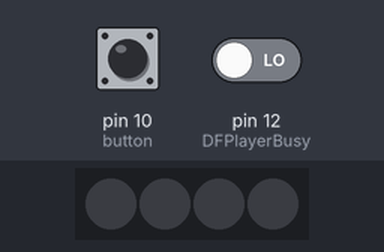
Bench run of a sketch on a simulated Arduino Uno, built with avr-gcc and run on an emulated ATmega328P. Parts: 4 RGB LEDs in strip order, left to right. Inputs (shaded band) come from the test bench; at power-on: pin 10 (button) HIGH, pin 12 (DFPlayerBusy) LOW. The strip is taken to match the declared colour order; EEPROM starts erased; the audio player accepts every command and is not drawn.

Above: at 2.9 s.
3.0 s: pin 10 (button) pulled LOW for 0.15 s
At 3.67 s:
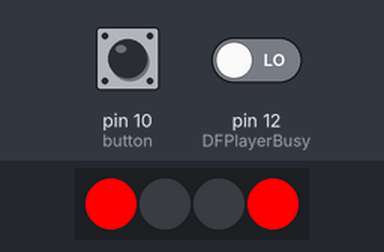
6.0 s: pin 12 (DFPlayerBusy) driven HIGH
At 7.0 s:
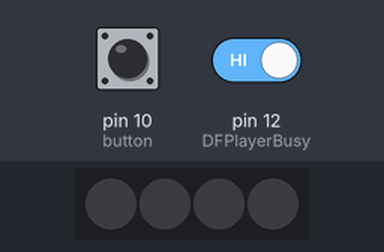
7.5 s: pin 10 (button) pulled LOW for 3.2 s
At 10.55 s:
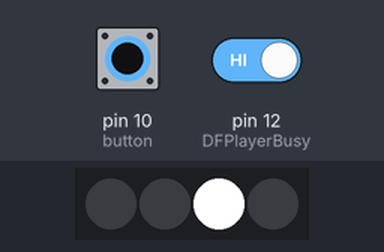
12.2 s: pin 10 (button) pulled LOW for 1 s
At 13.59 s:
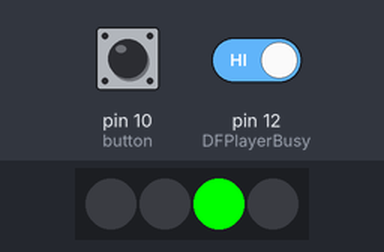
Timing chart, 0 to 15.8 s (numbered marks = the images above; inputs shaded):
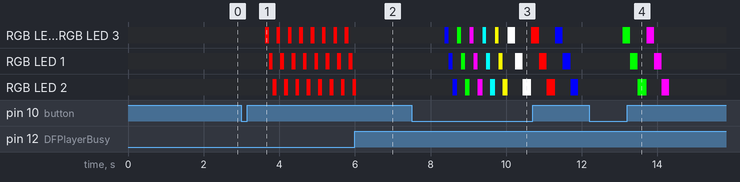

Measured:
- after the input at 3.0 s, RGB LED 0, RGB LED 3: alternates RGB(255, 0, 0) for 0.10 s and off for 0.20 s, starting after 0.63 s; RGB LED 1: alternates RGB(255, 0, 0) for 0.10 s and off for 0.20 s, starting after 0.73 s; RGB LED 2: alternates RGB(255, 0, 0) for 0.10 s and off for 0.20 s, starting after 0.83 s
- after the input at 7.5 s, RGB LED 0: off → RGB(0, 0, 255) after 0.88 s, → off 0.10 s later, → RGB(0, 255, 0) 0.23 s later, → off 0.10 s later, … (16 changes in this stretch); RGB LED 1: off → RGB(0, 0, 255) after 0.98 s, → off 0.10 s later, → RGB(0, 255, 0) 0.23 s later, → off 0.10 s later, … (16 changes in this stretch)
- after the input at 12.2 s, RGB LED 0: off → RGB(0, 255, 0) after 0.88 s, → off 0.20 s later, → RGB(255, 0, 255) 0.43 s later, → off 0.20 s later; RGB LED 1: off → RGB(0, 255, 0) after 1.1 s, → off 0.20 s later, → RGB(255, 0, 255) 0.43 s later, → off 0.20 s later

The sketch:

RedButton_20.ino
```cpp
#include <Adafruit_NeoPixel.h>
#include <EEPROM.h>
#include "OneButton.h"
#include "Arduino.h"
#include "SoftwareSerial.h"
#include "DFRobotDFPlayerMini.h"
#include "WearLeveling.h"

//WS2812 definitions
#define LED_PIN 11
#define LED_COUNT 4
Adafruit_NeoPixel strip = Adafruit_NeoPixel(LED_COUNT, LED_PIN, NEO_RGB + NEO_KHZ800);

//Button Input defintion
OneButton button(10, HIGH);
const int DFPlayerBusy = 12;

//Setup for the DFPlayer
SoftwareSerial mySoftwareSerial(8, 9); // RX, TX
DFRobotDFPlayerMini myDFPlayer;

//Some things to remember all times
volatile int isbusy = 0;
volatile int showType = 0;
volatile int folder = 1;
volatile int lastsong = 1;
volatile int songcount[10] = {0, 0, 0, 0, 0, 0, 0, 0, 0, 0};

void setup() {

  uint8_t c = 0xFF;

  //First of all check if the EEPROM is brand new
  //in this case we will format the EEPROM for wear leveling first
  //to indicate that the EEPROM was formatted we store an flag in the last eeprom cell
  c = (EEPROM.read(1023) & 0xFF);
  if(c == 0xFF){
      for(int i=0; i<11; i++){
       loadEeprom(i);
      }

      for(int i=0; i<11; i++){
       //writeValue(i, i+x);
       writeValue(i, 1);
      }

       EEPROM.write(1023, 0x01);
  }

  // Setup the WS2812 LEDs for the colourful effects on the front of the button
  strip.begin();
  strip.show(); // Initialize all pixels to 'off'

  //Setup everything we need for the button press detection, click, double click, long button press
  // link the myClickFunction function to be called on a click event.
  button.attachClick(myClickFunction);

  // link the double click function to be called on a double click event.
  button.attachDoubleClick(myDoubleClickFunction);

  //l line to long button press.
  button.attachDuringLongPress(myLongPressFunction);

  // set 50 msec. de-bouncing time.
  button.setDebounceTicks(50);

  //Load the EEPROM wear leveling information
  for(int i=0; i<11; i++){
    loadEeprom(i);

  }
  //Grap the information which folder the file was played from last time before power up and also which song was played from this folder
  folder = getValue(10);    //index 10 contains eeprom value with last played folder
  lastsong = getValue(folder-1);

  //Set busy pin from DFPlayer as input so we can register when a song has finished playing
  pinMode(DFPlayerBusy, INPUT);

  //Start the sw serial for the DFPlayer
  mySoftwareSerial.begin(9600);

  //Wait for the DFPlayer to be ready by polling its boot message
  while (!myDFPlayer.begin(mySoftwareSerial)) {  //Use softwareSerial to communicate with mp3.
   delay(100);
  }

  //Now we count the number of songs in the folders
   for(int i = 1 ; i<11 ; i++){
      songcount[i-1]=myDFPlayer.readFileCountsInFolder(i);
      if (songcount[i-1] == -1) {  //Error while Reading.
        //printDetail(myDFPlayer.readType(), myDFPlayer.read());
      }
      if (myDFPlayer.available()) {
      //printDetail(myDFPlayer.readType(), myDFPlayer.read()); //Print the detail message from DFPlayer to handle different errors and states.
      }
      delay(100);
	}

  //Set some of the DFPlayer parameters to our liking
  myDFPlayer.volume(20);
  myDFPlayer.EQ(DFPLAYER_EQ_NORMAL);
  myDFPlayer.outputDevice(DFPLAYER_DEVICE_SD);
}

void loop() {

    // keep watching the push button:
  button.tick();
}

//Call to illuminate WS2812 LEDs until the DFPlayer indicates that it has finished playing the selected song
void doShow(void){
  showType++;
  if (showType > 13)
  showType=0;
  startShow(showType);
}

void startShow(int i) {
  switch(i){
    case 0: theaterChase(strip.Color(255, 255, 255), 100); // White
            break;
    case 1: theaterChase(strip.Color(255,   0,   0), 100); // Red
            break;
    case 2: theaterChase(strip.Color(  0,   0, 255), 100); // Blue
            break;
    case 3: theaterChase(strip.Color(  0,   255, 0), 100); // Green
            break;
    case 4: theaterChase(strip.Color(255,   0, 255), 100); //
            break;
    case 5: theaterChase(strip.Color(0, 255, 255), 100); //
            break;
    case 6: theaterChase(strip.Color(255, 255, 0), 100); //
            break;
    case 7: theaterChase(strip.Color(255, 255, 255), 200); // White
            break;
    case 8: theaterChase(strip.Color(255,   0,   0), 200); // Red
            break;
    case 9: theaterChase(strip.Color(  0,   0, 255), 200); // Blue
            break;
    case 10: theaterChase(strip.Color(  0,   255, 0), 200); // Green
            break;
    case 11: theaterChase(strip.Color(255,   0, 255), 200); //
            break;
    case 12: theaterChase(strip.Color(0, 255, 255), 200); //
            break;
    case 13: theaterChase(strip.Color(255, 255, 0), 200); //
            break;
  }
}

//Theatre-style crawling lights.
void theaterChase(uint32_t c, uint8_t wait) {
  while(isbusy == 0)
  {
    for (int q=0; q < 3; q++) {
      for (int i=0; i < strip.numPixels(); i=i+3) {
        strip.setPixelColor(i+q, c);    //turn every third pixel on
      }
      strip.show();

      delay(wait);

      for (int i=0; i < strip.numPixels(); i=i+3) {
        strip.setPixelColor(i+q, 0);        //turn every third pixel off
      }
    }
    isbusy = digitalRead(DFPlayerBusy);
  }
  isbusy = 0;
  strip.show();
}

// this function will be called when the button was pressed 1 times.
void myClickFunction() {

  myDFPlayer.playFolder(folder, lastsong);
  doShow();

  lastsong++;
  if(lastsong>songcount[folder-1])
    lastsong = 1;
  //Store a new last song number to the matching folder information inside the EEPROM
  writeValue(folder-1, lastsong);
}

// this function will be called when the button was pressed 2 times in a short timeframe.
void myDoubleClickFunction() {

  //Go to next folder, roll over at 10th folder. Remeber first folder is numbered 1
  folder++;
  if (folder > 10)
    folder=1;

  //Store information that we changed to folder to the EEPROM and read file count of our new folder
  writeValue(10, folder);

  //And load which song was last played in this folder
  lastsong = getValue(folder-1);

  //Give a short green blink to indicate that we switched folders
  if (folder != 1)
  {
  strip.setPixelColor(0,strip.Color(255, 0, 0));
  strip.show();
  }
  //blink red if we reach the first folder
  else
  {
  strip.setPixelColor(0,strip.Color(0, 255, 0));
  strip.show();
  }
  delay(50);
  strip.setPixelColor(0,0);
  strip.show();
}

// this function will be called when the button is pressed for a long time.
void myLongPressFunction() {
  myDFPlayer.playFolder(99, 1);
  doShow();
}
```

WearLeveling.cpp
```cpp
#include <avr/io.h>
#include <avr/eeprom.h>
#include "WearLeveling.h"

#define MAX_EEPROM_SEGMENTS 11

struct QUEUE
{
  uint32_t sequence_no;
  uint8_t my_data;
} QUEUE_ENTRY[MAX_EEPROM_SEGMENTS];

#define EEPROM_SIZE 512
#define QUEUE_ENTRIES ((EEPROM_SIZE / sizeof(QUEUE_ENTRY[MAX_EEPROM_SEGMENTS])) / MAX_EEPROM_SEGMENTS)

uint32_t last_sequence_no[MAX_EEPROM_SEGMENTS];
uint16_t queue_tail[MAX_EEPROM_SEGMENTS];
uint8_t lastValue[MAX_EEPROM_SEGMENTS];

// Called at startup
void loadEeprom(uint8_t ASegment)
{
  int i;

  last_sequence_no[ASegment] = 0;
  lastValue[ASegment] = 0;
  queue_tail[ASegment] = (ASegment * QUEUE_ENTRIES);

  for (i = (ASegment * QUEUE_ENTRIES); i < ((ASegment * QUEUE_ENTRIES) + QUEUE_ENTRIES); i++)
  {
    // Following assumes you've written a function where the parameters
    // are address, pointer to data, bytes to read
    eeprom_read_block(&QUEUE_ENTRY[ASegment], (void*)(i * sizeof(QUEUE_ENTRY[ASegment])), sizeof(QUEUE_ENTRY[ASegment]));
    if ((QUEUE_ENTRY[ASegment].sequence_no > last_sequence_no[ASegment]) && (QUEUE_ENTRY[ASegment].sequence_no != 0xFFFFFFFF))
    {
      queue_tail[ASegment] = i;
      last_sequence_no[ASegment] = QUEUE_ENTRY[ASegment].sequence_no;
      lastValue[ASegment] = QUEUE_ENTRY[ASegment].my_data;
    }
  }
}

void writeValue(uint8_t ASegment, uint8_t value)
{
  queue_tail[ASegment]++;
  if (queue_tail[ASegment] >= (ASegment * QUEUE_ENTRIES) + QUEUE_ENTRIES)
    queue_tail[ASegment] = (ASegment * QUEUE_ENTRIES);
  last_sequence_no[ASegment]++;
  QUEUE_ENTRY[ASegment].sequence_no = last_sequence_no[ASegment];
  QUEUE_ENTRY[ASegment].my_data = value;
  // Following assumes you've written a function where the parameters
  // are address, pointer to data, bytes to write
  eeprom_write_block(&QUEUE_ENTRY[ASegment], (void*)(queue_tail[ASegment] * sizeof(QUEUE_ENTRY[ASegment])), sizeof(QUEUE_ENTRY[ASegment]));
  lastValue[ASegment] = value;
}

uint8_t getValue(uint8_t ASegment)
{
  return lastValue[ASegment];
}
```

WearLeveling.h
```cpp
#ifndef WEARLEVELING_H
#define WEARLEVELING_H

  void loadEeprom(uint8_t ASegment);
  uint8_t getValue(uint8_t ASegment);
  void writeValue(uint8_t ASegment, uint8_t value);

#endif	/* WEARLEVELING_H */
```
